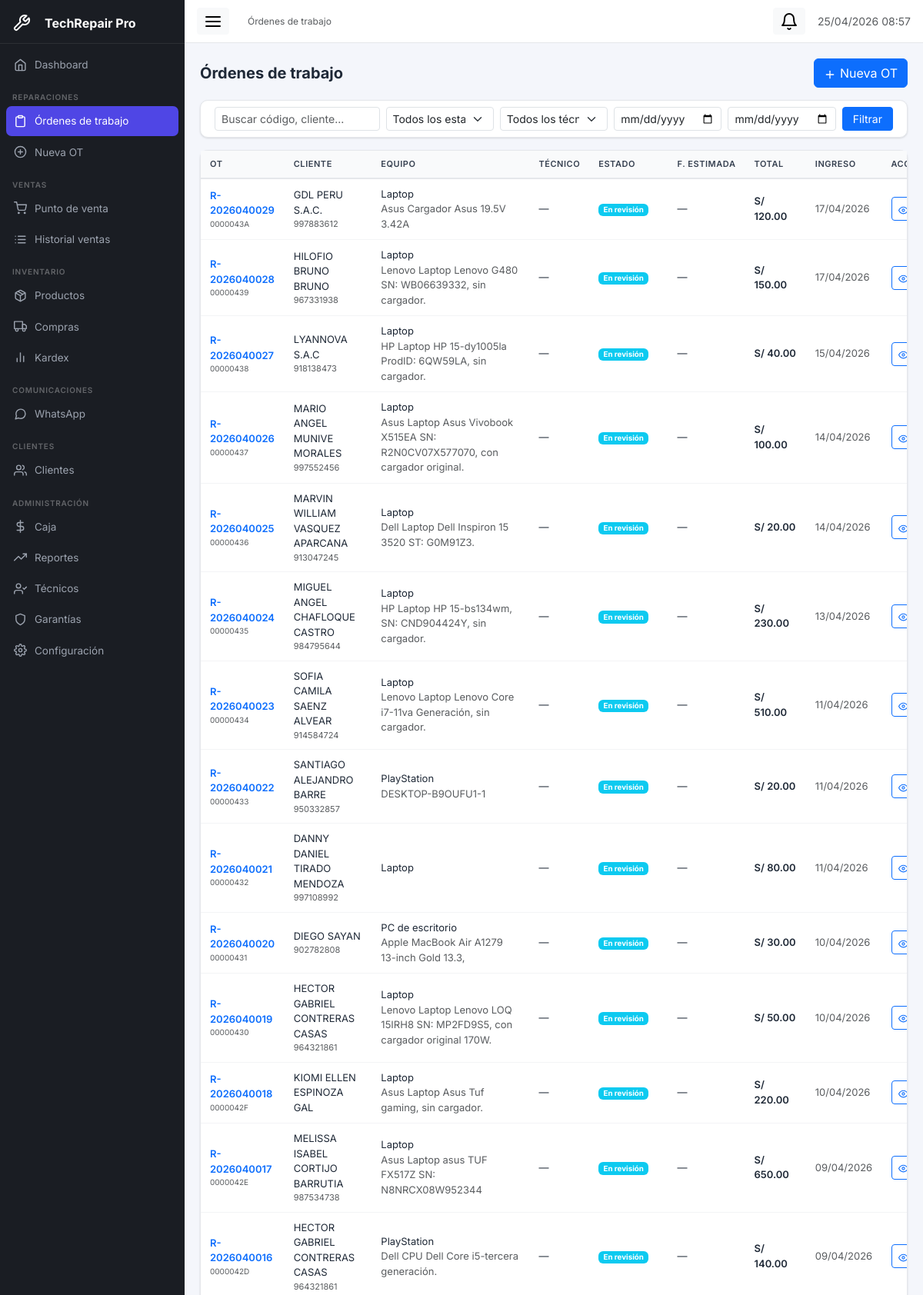
Screenshot of /modules/ot/index.php (signed in, upper part) with the database file from the repository.
### tables this page shows
CREATE TABLE `ordenes_trabajo`  (
  `id` int UNSIGNED NOT NULL AUTO_INCREMENT,
  `codigo_ot` varchar(20) NOT NULL COMMENT 'OT-2024-0001',
  `codigo_publico` varchar(12) NOT NULL COMMENT 'Para consulta del cliente: ABC12345',
  `cliente_id` int UNSIGNED NOT NULL,
  `equipo_id` int UNSIGNED NOT NULL,
  `tecnico_id` int UNSIGNED NULL DEFAULT NULL,
  `usuario_creador_id` int UNSIGNED NOT NULL,
  `estado` enum('ingresado','en_revision','en_reparacion','listo','entregado','cancelado') NOT NULL DEFAULT 'ingresado',
  `problema_reportado` text NOT NULL COMMENT 'Lo que dice el cliente',
  `diagnostico_inicial` text NULL COMMENT 'Primera revisión del técnico',
  `diagnostico_tecnico` text NULL COMMENT 'Diagnóstico detallado',
  `observaciones` text NULL,
  `checklist` longtext NULL COMMENT 'Estado físico del equipo al ingreso',
  `costo_diagnostico` decimal(10, 2) NULL DEFAULT 0.00,
  `costo_repuestos` decimal(10, 2) NULL DEFAULT 0.00,
  `costo_mano_obra` decimal(10, 2) NULL DEFAULT 0.00,
  `costo_total` decimal(10, 2) NULL DEFAULT 0.00,
  `descuento` decimal(10, 2) NULL DEFAULT 0.00,
  `precio_final` decimal(10, 2) NULL DEFAULT 0.00,
  `presupuesto_aprobado` tinyint(1) NULL DEFAULT 0,
  `aprobado_por` enum('firma','whatsapp','llamada','email') NULL DEFAULT 'firma',
  `fecha_aprobacion` datetime NULL DEFAULT NULL,
  `firma_cliente` text NULL COMMENT 'SVG base64 de la firma',
  `garantia_dias` int NULL DEFAULT 30,
  `garantia_vence` date NULL DEFAULT NULL,
  `fecha_ingreso` datetime NOT NULL DEFAULT current_timestamp(),
  `fecha_estimada` date NULL DEFAULT NULL,
  `fecha_entrega` datetime NULL DEFAULT NULL,
  `pagado` tinyint(1) NULL DEFAULT 0,
  `metodo_pago` enum('efectivo','yape','plin','tarjeta','transferencia') NULL DEFAULT NULL,
  `fecha_pago` datetime NULL DEFAULT NULL,
  `created_at` datetime NOT NULL DEFAULT current_timestamp(),
  `updated_at` datetime NOT NULL DEFAULT current_timestamp() ON UPDATE CURRENT_TIMESTAMP,
  PRIMARY KEY (`id`) USING BTREE,
  UNIQUE INDEX `codigo_ot`(`codigo_ot` ASC) USING BTREE,
  UNIQUE INDEX `codigo_publico`(`codigo_publico` ASC) USING BTREE,
  INDEX `cliente_id`(`cliente_id` ASC) USING BTREE,
  INDEX `equipo_id`(`equipo_id` ASC) USING BTREE,
  INDEX `tecnico_id`(`tecnico_id` ASC) USING BTREE,
  INDEX `usuario_creador_id`(`usuario_creador_id` ASC) USING BTREE,
  INDEX `idx_estado`(`estado` ASC) USING BTREE,
  INDEX `idx_codigo_publico`(`codigo_publico` ASC) USING BTREE,
  INDEX `idx_fecha_ingreso`(`fecha_ingreso` ASC) USING BTREE,
  CONSTRAINT `ordenes_trabajo_ibfk_1` FOREIGN KEY (`cliente_id`) REFERENCES `clientes` (`id`) ON DELETE RESTRICT ON UPDATE RESTRICT,
  CONSTRAINT `ordenes_trabajo_ibfk_2` FOREIGN KEY (`equipo_id`) REFERENCES `equipos` (`id`) ON DELETE RESTRICT ON UPDATE RESTRICT,
  CONSTRAINT `ordenes_trabajo_ibfk_3` FOREIGN KEY (`tecnico_id`) REFERENCES `usuarios` (`id`) ON DELETE RESTRICT ON UPDATE RESTRICT,
  CONSTRAINT `ordenes_trabajo_ibfk_4` FOREIGN KEY (`usuario_creador_id`) REFERENCES `usuarios` (`id`) ON DELETE RESTRICT ON UPDATE RESTRICT
);

CREATE TABLE `clientes`  (
  `id` int UNSIGNED NOT NULL AUTO_INCREMENT,
  `codigo` varchar(20) NOT NULL COMMENT 'CLI-0001',
  `tipo` enum('persona','empresa') NOT NULL DEFAULT 'persona',
  `nombre` varchar(200) NOT NULL,
  `ruc_dni` varchar(20) NULL DEFAULT NULL,
  `email` varchar(150) NULL DEFAULT NULL,
  `telefono` varchar(20) NULL DEFAULT NULL,
  `whatsapp` varchar(20) NULL DEFAULT NULL,
  `direccion` text NULL,
  `distrito` varchar(100) NULL DEFAULT NULL,
  `segmento` enum('nuevo','frecuente','empresa','vip') NULL DEFAULT 'nuevo',
  `notas` text NULL,
  `activo` tinyint(1) NOT NULL DEFAULT 1,
  `created_at` datetime NOT NULL DEFAULT current_timestamp(),
  `updated_at` datetime NOT NULL DEFAULT current_timestamp() ON UPDATE CURRENT_TIMESTAMP,
  PRIMARY KEY (`id`) USING BTREE,
  UNIQUE INDEX `codigo`(`codigo` ASC) USING BTREE,
  INDEX `idx_ruc_dni`(`ruc_dni` ASC) USING BTREE,
  INDEX `idx_telefono`(`telefono` ASC) USING BTREE
);

CREATE TABLE `tipos_equipo`  (
  `id` int UNSIGNED NOT NULL AUTO_INCREMENT,
  `nombre` varchar(100) NOT NULL,
  `icono` varchar(50) NULL DEFAULT 'laptop',
  `activo` tinyint(1) NOT NULL DEFAULT 1,
  PRIMARY KEY (`id`) USING BTREE
);

CREATE TABLE `equipos`  (
  `id` int UNSIGNED NOT NULL AUTO_INCREMENT,
  `tipo_equipo_id` int UNSIGNED NOT NULL,
  `cliente_id` int UNSIGNED NOT NULL,
  `marca` varchar(100) NULL DEFAULT NULL,
  `modelo` varchar(150) NULL DEFAULT NULL,
  `serial` varchar(100) NULL DEFAULT NULL,
  `color` varchar(50) NULL DEFAULT NULL,
  `descripcion` text NULL,
  `created_at` datetime NOT NULL DEFAULT current_timestamp(),
  PRIMARY KEY (`id`) USING BTREE,
  INDEX `tipo_equipo_id`(`tipo_equipo_id` ASC) USING BTREE,
  INDEX `cliente_id`(`cliente_id` ASC) USING BTREE,
  INDEX `idx_serial`(`serial` ASC) USING BTREE,
  CONSTRAINT `equipos_ibfk_1` FOREIGN KEY (`tipo_equipo_id`) REFERENCES `tipos_equipo` (`id`) ON DELETE RESTRICT ON UPDATE RESTRICT,
  CONSTRAINT `equipos_ibfk_2` FOREIGN KEY (`cliente_id`) REFERENCES `clientes` (`id`) ON DELETE RESTRICT ON UPDATE RESTRICT
);

### modules/ot/index.php (the view, shortened to what this page needs)
<?php
require_once __DIR__ . '/../../config/app.php';
$db = getDB();
$f_buscar   = trim($_GET['q']   ?? '');
$f_desde    = $_GET['desde']    ?? '';
$f_hasta    = $_GET['hasta']    ?? '';
$where  = [];
$params = [];
$whereSQL = $where ? 'WHERE ' . implode(' AND ', $where) : '';
$ots = $db->prepare("
  SELECT ot.*, c.nombre as cliente_nombre, c.telefono as cliente_tel,
         te.nombre as tipo_equipo, e.marca, e.modelo,
         CONCAT(u.nombre,' ',u.apellido) as tecnico_nombre
  FROM ordenes_trabajo ot
  JOIN clientes c    ON c.id  = ot.cliente_id
  JOIN equipos e     ON e.id  = ot.equipo_id
  JOIN tipos_equipo te ON te.id = e.tipo_equipo_id
  LEFT JOIN usuarios u ON u.id = ot.tecnico_id
  $whereSQL
  ORDER BY ot.created_at DESC
  LIMIT 200
");
$ots->execute($params);
$lista = $ots->fetchAll();
require_once __DIR__ . '/../../includes/header.php';
?>
<div class="d-flex justify-content-between align-items-center mb-3">
  <h5 class="fw-bold mb-0">Órdenes de trabajo</h5>
  <a href="<?= BASE_URL ?>modules/ot/nueva.php" class="btn btn-primary">
    <i data-feather="plus" style="width:16px;height:16px"></i> Nueva OT
  </a>
</div>
<div class="tr-card mb-3">
  <div class="tr-card-body py-2">
    <form method="GET" class="row g-2 align-items-end">
      <div class="col-md-3">
        <input type="text" name="q" class="form-control form-control-sm"
               placeholder="Buscar código, cliente..." value="<?= sanitize($f_buscar) ?>"/>
      </div>
      <div class="col-md-2">
        <select name="estado" class="form-select form-select-sm">
          <option value="">Todos los estados</option>
        </select>
      </div>
      <div class="col-md-2">
        <select name="tecnico" class="form-select form-select-sm">
          <option value="">Todos los técnicos</option>
        </select>
      </div>
      <div class="col-md-2">
        <input type="date" name="desde" class="form-control form-control-sm" value="<?= sanitize($f_desde) ?>"/>
      </div>
      <div class="col-md-2">
        <input type="date" name="hasta" class="form-control form-control-sm" value="<?= sanitize($f_hasta) ?>"/>
      </div>
      <div class="col-md-1">
        <button type="submit" class="btn btn-primary btn-sm w-100">Filtrar</button>
      </div>
    </form>
  </div>
</div>
<div class="tr-card">
  <div class="tr-card-body p-0" style="overflow:hidden"><div class="table-responsive-wrapper" style="overflow-x:auto;-webkit-overflow-scrolling:touch">
    <table class="tr-table" id="tabla-ots">
      <thead>
        <tr>
          <th>OT</th>
          <th>Cliente</th>
          <th>Equipo</th>
          <th>Técnico</th>
          <th>Estado</th>
          <th>F. Estimada</th>
          <th>Total</th>
          <th>Ingreso</th>
          <th style="width:90px">Acciones</th>
        </tr>
      </thead>
      <tbody>
        <?php if (empty($lista)): ?>
        <tr><td colspan="9" class="text-center text-muted py-4">No se encontraron órdenes</td></tr>
        <?php else: ?>
        <?php foreach ($lista as $ot): ?>
        <tr>
          <td>
            <a href="<?= BASE_URL ?>modules/ot/ver.php?id=<?= $ot['id'] ?>" class="fw-semibold text-primary text-decoration-none">
              <?= sanitize($ot['codigo_ot']) ?>
            </a>
            <div class="text-muted" style="font-size:10px"><?= sanitize($ot['codigo_publico']) ?></div>
          </td>
          <td>
            <?= sanitize($ot['cliente_nombre']) ?>
            <?php if ($ot['cliente_tel']): ?>
            <div class="text-muted" style="font-size:11px"><?= sanitize($ot['cliente_tel']) ?></div>
            <?php endif; ?>
          </td>
          <td class="small">
            <?= sanitize($ot['tipo_equipo']) ?>
            <?php if ($ot['marca'] || $ot['modelo']): ?>
            <div class="text-muted"><?= sanitize(trim($ot['marca'].' '.$ot['modelo'])) ?></div>
            <?php endif; ?>
          </td>
          <td class="small"><?= sanitize($ot['tecnico_nombre'] ?? '—') ?></td>
          <td><?= estadoOTBadge($ot['estado']) ?></td>
          <td class="small <?= ($ot['fecha_estimada'] && $ot['fecha_estimada'] < date('Y-m-d') && !in_array($ot['estado'],['listo','entregado','cancelado'])) ? 'text-danger fw-semibold' : '' ?>">
            <?= $ot['fecha_estimada'] ? formatDate($ot['fecha_estimada']) : '—' ?>
          </td>
          <td class="fw-semibold"><?= $ot['precio_final'] > 0 ? formatMoney($ot['precio_final']) : '—' ?></td>
          <td class="text-muted small"><?= formatDate($ot['created_at']) ?></td>
          <td>
            <div class="btn-group btn-group-sm">
              <a href="<?= BASE_URL ?>modules/ot/ver.php?id=<?= $ot['id'] ?>"
                 class="btn btn-outline-primary" title="Ver detalle" data-bs-toggle="tooltip">
                <i data-feather="eye" style="width:13px;height:13px"></i>
              </a>
            </div>
          </td>
        </tr>
        <?php endforeach; ?>
        <?php endif; ?>
      </tbody>
    </table>
  </div>
</div>
<?php require_once __DIR__ . '/../../includes/footer.php'; ?>

### config/app.php (shortened to what this page needs)
<?php
function sanitize(string $val): string {
    return htmlspecialchars(trim($val), ENT_QUOTES, 'UTF-8');
}
function formatMoney(float $amount): string {
    return 'S/ ' . number_format($amount, 2, '.', ',');
}
function formatDate(string $date): string {
    return date('d/m/Y', strtotime($date));
}
function estadoOTBadge(string $estado): string {
    $e = ESTADOS_OT[$estado] ?? ['label' => $estado, 'color' => 'secondary', 'icon' => 'circle'];
    return '<span class="badge bg-' . $e['color'] . '">' . $e['label'] . '</span>';
}

### assets/css/app.css (style rules this page uses)
:root { --sidebar-w: 240px; --sidebar-bg: #1a1d23; --sidebar-text: #9ca3af; --topbar-h: 56px; --primary: #4f46e5; --primary-lt: #eef2ff; --radius: 10px; --shadow: 0 1px 3px rgba(0,0,0,.08), 0 1px 2px rgba(0,0,0,.05); --shadow-md: 0 4px 16px rgba(0,0,0,.10); }
*, *::before, *::after { box-sizing: border-box; }
body.tr-body { margin: 0; font-family: 'Inter', system-ui, -apple-system, sans-serif; background: #f4f6fb; color: #1f2937; -webkit-text-size-adjust: 100%; }
.tr-card { background: #fff; border-radius: var(--radius); box-shadow: var(--shadow); border: 1px solid #e5e7eb; }
.tr-card-body { padding: 18px; }
.table-responsive-wrapper { overflow-x: auto; -webkit-overflow-scrolling: touch; border-radius: 0 0 var(--radius) var(--radius); }
.tr-table { width: 100%; border-collapse: collapse; min-width: 500px; }
.tr-table th { background: #f9fafb; color: #374151; font-weight: 600; font-size: 11px; text-transform: uppercase; letter-spacing: .05em; padding: 9px 12px; border-bottom: 2px solid #e5e7eb; white-space: nowrap; }
.tr-table td { padding: 10px 12px; border-bottom: 1px solid #f3f4f6; font-size: 13px; vertical-align: middle; }

### rows the page displays
ordenes_trabajo: codigo_ot "R-2026040029", codigo_publico "0000043A", cliente.nombre "GDL PERU S.A.C.", cliente.telefono "997883612", tipos_equipo.nombre "Laptop", equipo.modelo "Asus Cargador Asus 19.5V 3.42A", tecnico_nombre "—", estado "En revisión", precio_final "S/ 120.00", created_at "17/04/2026"
ordenes_trabajo: codigo_ot "R-2026040028", codigo_publico "00000439", cliente.nombre "HILOFIO BRUNO BRUNO", cliente.telefono "967331938", tipos_equipo.nombre "Laptop", equipo.modelo "Lenovo Laptop Lenovo G480 SN: WB06639332, sin cargador.", tecnico_nombre "—", estado "En revisión", precio_final "S/ 150.00", created_at "17/04/2026"
ordenes_trabajo: codigo_ot "R-2026040027", codigo_publico "00000438", cliente.nombre "LYANNOVA S.A.C", cliente.telefono "918138473", tipos_equipo.nombre "Laptop", equipo.modelo "HP Laptop HP 15-dy1005la ProdID: 6QW59LA, sin cargador.", tecnico_nombre "—", estado "En revisión", precio_final "S/ 40.00", created_at "15/04/2026"
ordenes_trabajo: codigo_ot "R-2026040026", codigo_publico "00000437", cliente.nombre "MARIO ANGEL MUNIVE MORALES", cliente.telefono "997552456", tipos_equipo.nombre "Laptop", equipo.modelo "Asus Laptop Asus Vivobook X515EA SN: R2N0CV07X577070, con cargador original.", tecnico_nombre "—", estado "En revisión", precio_final "S/ 100.00", created_at "14/04/2026"
ordenes_trabajo: codigo_ot "R-2026040025", codigo_publico "00000436", cliente.nombre "MARVIN WILLIAM VASQUEZ APARCANA", cliente.telefono "913047245", tipos_equipo.nombre "Laptop", equipo.modelo "Dell Laptop Dell Inspiron 15 3520 ST: G0M91Z3.", tecnico_nombre "—", estado "En revisión", precio_final "S/ 20.00", created_at "14/04/2026"
ordenes_trabajo: codigo_ot "R-2026040024", codigo_publico "00000435", cliente.nombre "MIGUEL ANGEL CHAFLOQUE CASTRO", cliente.telefono "984795644", tipos_equipo.nombre "Laptop", equipo.modelo "HP Laptop HP 15-bs134wm, SN: CND904424Y, sin cargador.", tecnico_nombre "—", estado "En revisión", precio_final "S/ 230.00", created_at "13/04/2026"
ordenes_trabajo: codigo_ot "R-2026040023", codigo_publico "00000434", cliente.nombre "SOFIA CAMILA SAENZ ALVEAR", cliente.telefono "914584724", tipos_equipo.nombre "Laptop", equipo.modelo "Lenovo Laptop Lenovo Core i7-11va Generación, sin cargador.", tecnico_nombre "—", estado "En revisión", precio_final "S/ 510.00", created_at "11/04/2026"
ordenes_trabajo: codigo_ot "R-2026040022", codigo_publico "00000433", cliente.nombre "SANTIAGO ALEJANDRO BARRE", cliente.telefono "950332857", tipos_equipo.nombre "PlayStation", equipo.modelo "DESKTOP-B9OUFU1-1", tecnico_nombre "—", estado "En revisión", precio_final "S/ 20.00", created_at "11/04/2026"
ordenes_trabajo: codigo_ot "R-2026040021", codigo_publico "00000432", cliente.nombre "DANNY DANIEL TIRADO MENDOZA", cliente.telefono "997108992", tipos_equipo.nombre "Laptop", tecnico_nombre "—", estado "En revisión", precio_final "S/ 80.00", created_at "11/04/2026"
ordenes_trabajo: codigo_ot "R-2026040020", codigo_publico "00000431", cliente.nombre "DIEGO SAYAN", cliente.telefono "902782808", tipos_equipo.nombre "PC de escritorio", equipo.modelo "Apple MacBook Air A1279 13-inch Gold 13.3,", tecnico_nombre "—", estado "En revisión", precio_final "S/ 30.00", created_at "10/04/2026"
ordenes_trabajo: codigo_ot "R-2026040019", codigo_publico "00000430", cliente.nombre "HECTOR GABRIEL CONTRERAS CASAS", cliente.telefono "964321861", tipos_equipo.nombre "Laptop", equipo.modelo "Lenovo Laptop Lenovo LOQ 15IRH8 SN: MP2FD9S5, con cargador original 170W.", tecnico_nombre "—", estado "En revisión", precio_final "S/ 50.00", created_at "10/04/2026"
ordenes_trabajo: codigo_ot "R-2026040018", codigo_publico "0000042F", cliente.nombre "KIOMI ELLEN ESPINOZA GAL", tipos_equipo.nombre "Laptop", equipo.modelo "Asus Laptop Asus Tuf gaming, sin cargador.", tecnico_nombre "—", estado "En revisión", precio_final "S/ 220.00", created_at "10/04/2026"
ordenes_trabajo: codigo_ot "R-2026040017", codigo_publico "0000042E", cliente.nombre "MELISSA ISABEL CORTIJO BARRUTIA", cliente.telefono "987534738", tipos_equipo.nombre "Laptop", equipo.modelo "Asus Laptop asus TUF FX517Z SN: N8NRCX08W952344", tecnico_nombre "—", estado "En revisión", precio_final "S/ 650.00", created_at "09/04/2026"
ordenes_trabajo: codigo_ot "R-2026040016", codigo_publico "0000042D", cliente.nombre "HECTOR GABRIEL CONTRERAS CASAS", cliente.telefono "964321861", tipos_equipo.nombre "PlayStation", equipo.modelo "Dell CPU Dell Core i5-tercera generación.", tecnico_nombre "—", estado "En revisión", precio_final "S/ 140.00", created_at "09/04/2026"

### other values shown
APP_NAME "TechRepair Pro"
$item['label'] "Órdenes de trabajo"
